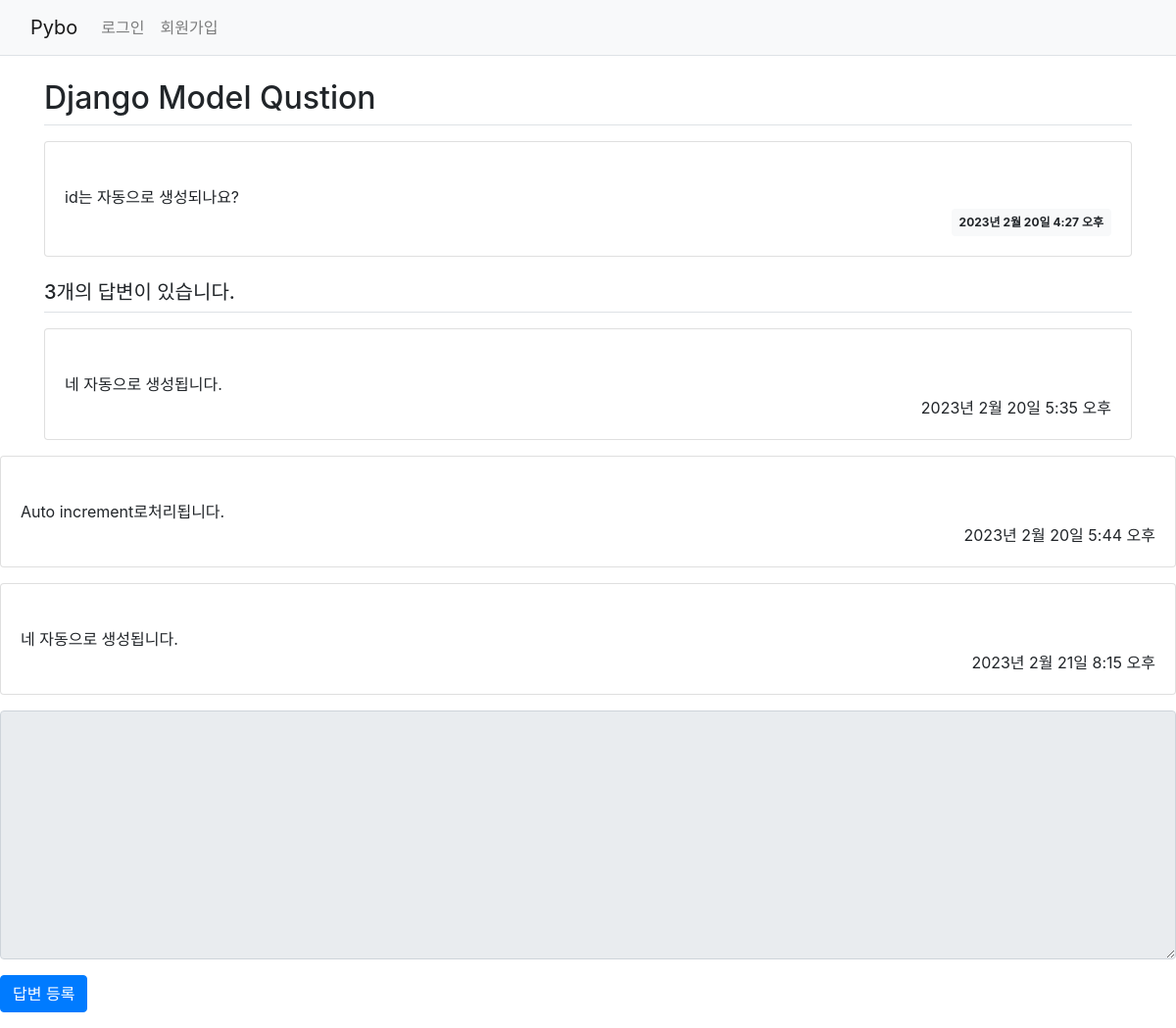
Page /2/ on the committed database.
### pybo/models.py (models this page shows, shortened)
class Question(models.Model):
    author = models.ForeignKey(User, on_delete=models.CASCADE)
    subject = models.CharField(max_length = 200)
    content = models.TextField()
    create_date = models.DateTimeField()

class Answer(models.Model):
    author = models.ForeignKey(User, on_delete=models.CASCADE)
    question = models.ForeignKey(Question, on_delete = models.CASCADE)
    content = models.TextField()
    create_date = models.DateTimeField()

### pybo/views.py (the view)
# urls.py: path('<int:question_id>/', views.detail, name='detail'),
def detail(request, question_id):
    question = Question.objects.get(id=question_id)
    context = {'question': question}
    return render(request, 'pybo/question_detail.html',context)

### templates/pybo/question_detail.html (shortened to what this page needs)
{% extends 'base.html' %}
{% block content %}
<div class = "container my-3">
    <h2 class = "border-bottom py-2">{{ question.subject }}</h2>
    <div class = "card my-3">
        <div class = "card-body">
            <div calss = "card-text" style = "white-space: pre-line;">
            {{ question.content}}
            </div>
            <div class = "d-flex justify-content-end">
                <div class = "badge badge-light p-2">
                    {{ question.create_date}}
                </div>
            </div>
        </div>
    </div>
    <h5 class = "border-bottom my-3 py-2">
        {{question.answer_set.count}}개의 답변이 있습니다.
    </h5>
    {% for answer in question.answer_set.all %}
    <div class = "card my-3">
        <div class = "card-body">
            <div calss = "card-text" style = "white-space: pre-line;">
                {{ answer.content}}
            </div>
            <div class = "d-flex justify-content-end">
                {{ answer.create_date}}
                </div>
            </div>
        </div>
    </div>
    {% endfor %}
    <form action ="{% url 'pybo:answer_create' question.id %}" method = "post" class = "my-3" >
        <div class = "form-group">
            <textarea {% if not user.is_authenticated %} disabled {% endif %}
            name  = "content" id = "content" class = "form-control" rows = "10"></textarea>
        </div>
        <input type = "submit" value = "답변 등록" class = "btn btn-primary">
    </form>
{% endblock %}

### rows in the picture
Question: subject "Django Model Qustion", content "id는 자동으로 생성되나요?", create_date "2023년 2월 20일 4:27 오후", answer_set.count "3"
Answer: content "네 자동으로 생성됩니다.", create_date "2023년 2월 20일 5:35 오후"
Answer: content "Auto increment로처리됩니다.", create_date "2023년 2월 20일 5:44 오후"
Answer: content "네 자동으로 생성됩니다.", create_date "2023년 2월 21일 8:15 오후"
